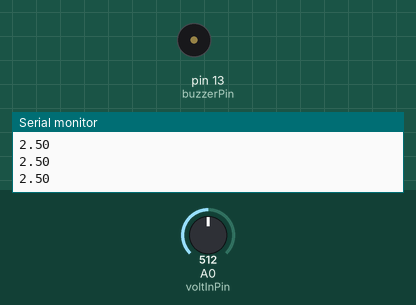
Simulated run of this sketch. Board: Arduino Uno, built with avr-gcc and run on an emulated ATmega328P. Shown: buzzer (waves = sounding, pin HIGH), the last lines printed to the serial monitor. The test bench sets the inputs (shaded band); at power-on: A0 (voltInPin) = 512.

Above: at 1.2 s.
1.3 s: A0 (voltInPin) set to 595
2.8 s: A0 (voltInPin) set to 624
At 4.0 s:
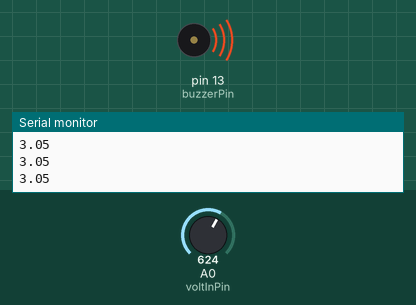
4.3 s: A0 (voltInPin) set to 518
5.8 s: A0 (voltInPin) set to 494
At 6.4 s:
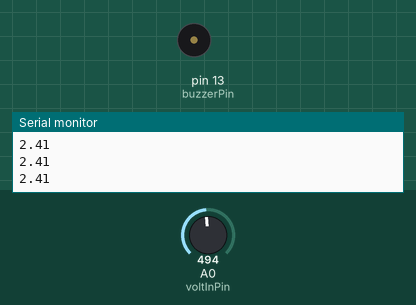
7.3 s: A0 (voltInPin) set to 716
At 8.6 s:
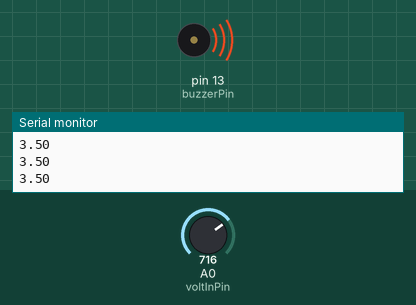
Timing chart, 0 to 9.8 s (numbered marks = the images above; inputs shaded):
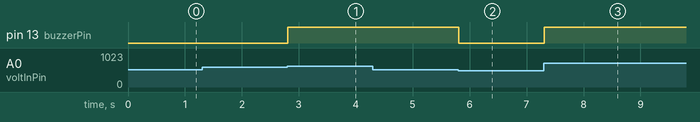

Measured:
- the behaviour switches between 613 and 614 on A0 (voltInPin) (found by bisection; images 0 and 1)
- the behaviour switches between 512 and 511 on A0 (voltInPin) (found by bisection; images 1 and 2)
- after the input at 2.8 s, pin 13 (buzzerPin): LOW → HIGH at once
- after the input at 5.8 s, pin 13 (buzzerPin): HIGH → LOW at once
- after the input at 7.3 s, pin 13 (buzzerPin): LOW → HIGH at once

The sketch:

Voltage_Threshold_Detector.ino
```cpp
int voltInPin = A0;
int buzzerPin = 13;

const int referenceVolt = 5;
const float maxValue = 1023.0;
void setup() {
  pinMode(voltInPin, INPUT);
  pinMode(buzzerPin, OUTPUT);
  Serial.begin(9600);

}

void loop() {
  int valueRead = analogRead(voltInPin);
  float volt = (valueRead / maxValue) * referenceVolt;

  Serial.println(volt);

  if (volt >= 3) {
    digitalWrite(buzzerPin, HIGH);
  }

  if (volt <= 2.5) {
    digitalWrite(buzzerPin, LOW);
  }
}
```
